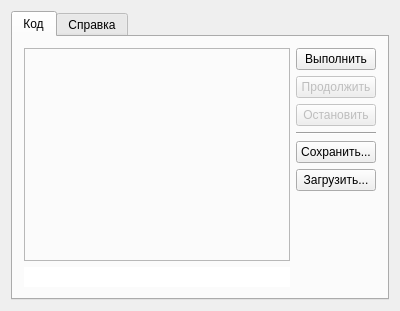
<ui version="4.0" >
 <class>vib_controlClass</class>
 <widget class="QWidget" name="vib_controlClass" >
  <property name="geometry" >
   <rect>
    <x>0</x>
    <y>0</y>
    <width>400</width>
    <height>311</height>
   </rect>
  </property>
  <property name="windowTitle" >
   <string>vib_control</string>
  </property>
  <layout class="QVBoxLayout" >
   <item>
    <widget class="QTabWidget" name="tabWidget" >
     <property name="currentIndex" >
      <number>0</number>
     </property>
     <widget class="QWidget" name="tab" >
      <attribute name="title" >
       <string>Код</string>
      </attribute>
      <layout class="QHBoxLayout" name="horizontalLayout" >
       <item>
        <layout class="QVBoxLayout" name="verticalLayout_2" >
         <item>
          <widget class="NumberedTextView" name="code" >
           <property name="sizePolicy" >
            <sizepolicy vsizetype="Preferred" hsizetype="Expanding" >
             <horstretch>0</horstretch>
             <verstretch>0</verstretch>
            </sizepolicy>
           </property>
           <property name="palette" >
            <palette>
             <active/>
             <inactive/>
             <disabled/>
            </palette>
           </property>
           <property name="frameShape" >
            <enum>QFrame::StyledPanel</enum>
           </property>
           <property name="frameShadow" >
            <enum>QFrame::Raised</enum>
           </property>
          </widget>
         </item>
         <item>
          <widget class="QLineEdit" name="lbStatus" >
           <property name="cursor" >
            <cursorShape>ArrowCursor</cursorShape>
           </property>
           <property name="frame" >
            <bool>false</bool>
           </property>
           <property name="readOnly" >
            <bool>true</bool>
           </property>
          </widget>
         </item>
        </layout>
       </item>
       <item>
        <layout class="QVBoxLayout" >
         <item>
          <widget class="QPushButton" name="btRun" >
           <property name="text" >
            <string>Выполнить</string>
           </property>
          </widget>
         </item>
         <item>
          <widget class="QPushButton" name="btResume" >
           <property name="enabled" >
            <bool>false</bool>
           </property>
           <property name="text" >
            <string>Продолжить</string>
           </property>
          </widget>
         </item>
         <item>
          <widget class="QPushButton" name="btStop" >
           <property name="enabled" >
            <bool>false</bool>
           </property>
           <property name="text" >
            <string>Остановить</string>
           </property>
          </widget>
         </item>
         <item>
          <widget class="Line" name="line_2" >
           <property name="orientation" >
            <enum>Qt::Horizontal</enum>
           </property>
          </widget>
         </item>
         <item>
          <widget class="QPushButton" name="btSaveCode" >
           <property name="text" >
            <string>Сохранить...</string>
           </property>
          </widget>
         </item>
         <item>
          <widget class="QPushButton" name="btLoadCode" >
           <property name="text" >
            <string>Загрузить...</string>
           </property>
          </widget>
         </item>
         <item>
          <spacer>
           <property name="orientation" >
            <enum>Qt::Vertical</enum>
           </property>
           <property name="sizeHint" stdset="0" >
            <size>
             <width>20</width>
             <height>40</height>
            </size>
           </property>
          </spacer>
         </item>
        </layout>
       </item>
      </layout>
     </widget>
     <widget class="QWidget" name="tab_3" >
      <attribute name="title" >
       <string>Справка</string>
      </attribute>
      <layout class="QVBoxLayout" name="verticalLayout" >
       <item>
        <widget class="QComboBox" name="cbFunction" />
       </item>
       <item>
        <widget class="QTextBrowser" name="tbHelp" >
         <property name="html" >
          <string>&lt;!DOCTYPE HTML PUBLIC "-//W3C//DTD HTML 4.0//EN" "http://www.w3.org/TR/REC-html40/strict.dtd">
&lt;html>&lt;head>&lt;meta name="qrichtext" content="1" />&lt;style type="text/css">
p, li { white-space: pre-wrap; }
&lt;/style>&lt;/head>&lt;body style=" font-family:'MS Shell Dlg 2'; font-size:8.25pt; font-weight:400; font-style:normal;">
&lt;p style=" margin-top:0px; margin-bottom:0px; margin-left:0px; margin-right:0px; -qt-block-indent:0; text-indent:0px; font-size:8pt;">&lt;span style=" font-weight:600;">Краткая информация о скриптовом языке&lt;/span>&lt;/p>
&lt;p style=" margin-top:0px; margin-bottom:0px; margin-left:0px; margin-right:0px; -qt-block-indent:0; text-indent:0px; font-size:8pt;">Код следует синтаксису ECMAScript. Microsoft JScript и некоторые реализации JavaScript так же слежуют этому стандарту.&lt;/p>
&lt;p style=" margin-top:0px; margin-bottom:0px; margin-left:0px; margin-right:0px; -qt-block-indent:0; text-indent:0px; font-size:8pt;">В целом синтаксис схож с синтаксисом C++. Объявление переменных производится оператором &lt;span style=" font-weight:600;">var&lt;/span>:&lt;/p>
&lt;p style=" margin-top:0px; margin-bottom:0px; margin-left:0px; margin-right:0px; -qt-block-indent:0; text-indent:0px; font-size:8pt;">&lt;span style=" font-family:'Courier New,courier';">var i;&lt;/span>&lt;/p>
&lt;p style=" margin-top:0px; margin-bottom:0px; margin-left:0px; margin-right:0px; -qt-block-indent:0; text-indent:0px; font-size:8pt; font-style:italic;">&lt;span style=" font-style:normal;">Циклы строятся по полной аналогии с C++:&lt;/span>&lt;/p>
&lt;p style=" margin-top:0px; margin-bottom:0px; margin-left:0px; margin-right:0px; -qt-block-indent:0; text-indent:0px; font-family:'Courier New,courier'; font-size:8pt;">for(var i=0; i&amp;lt;max; i++)&lt;/p>
&lt;p style=" margin-top:0px; margin-bottom:0px; margin-left:0px; margin-right:0px; -qt-block-indent:0; text-indent:0px; font-family:'Courier New,courier'; font-size:8pt;">{&lt;/p>
&lt;p style=" margin-top:0px; margin-bottom:0px; margin-left:0px; margin-right:0px; -qt-block-indent:0; text-indent:0px; font-family:'Courier New,courier'; font-size:8pt;">  //сделать что-то&lt;/p>
&lt;p style=" margin-top:0px; margin-bottom:0px; margin-left:0px; margin-right:0px; -qt-block-indent:0; text-indent:0px; font-family:'Courier New,courier'; font-size:8pt;">}&lt;/p>
&lt;p style=" margin-top:0px; margin-bottom:0px; margin-left:0px; margin-right:0px; -qt-block-indent:0; text-indent:0px; font-size:8pt; font-style:italic;">&lt;span style=" font-style:normal;">Функции соответственно вызываются, как и в C/C++:&lt;/span>&lt;span style=" font-family:'Courier New,courier'; font-style:normal;">&lt;br />function(arg1,arg2);&lt;/span>&lt;span style=" font-style:normal;">&lt;br />На данный момент ни одна функция не возвращает значений.&lt;/span>&lt;/p>
&lt;p style="-qt-paragraph-type:empty; margin-top:0px; margin-bottom:0px; margin-left:0px; margin-right:0px; -qt-block-indent:0; text-indent:0px; font-size:8pt;">&lt;/p>
&lt;p style=" margin-top:0px; margin-bottom:0px; margin-left:0px; margin-right:0px; -qt-block-indent:0; text-indent:0px; font-size:8pt;">Далее следует список функций, обеспечиваемых внешними модулями.&lt;/p>&lt;/body>&lt;/html></string>
         </property>
        </widget>
       </item>
      </layout>
     </widget>
    </widget>
   </item>
  </layout>
 </widget>
 <layoutdefault spacing="6" margin="11" />
 <customwidgets>
  <customwidget>
   <class>NumberedTextView</class>
   <extends>QFrame</extends>
   <header>numberedtextview.h</header>
   <container>1</container>
  </customwidget>
 </customwidgets>
 <resources/>
 <connections>
  <connection>
   <sender>vib_controlClass</sender>
   <signal>destroyed()</signal>
   <receiver>btStop</receiver>
   <slot>click()</slot>
   <hints>
    <hint type="sourcelabel" >
     <x>256</x>
     <y>5</y>
    </hint>
    <hint type="destinationlabel" >
     <x>324</x>
     <y>80</y>
    </hint>
   </hints>
  </connection>
 </connections>
</ui>
